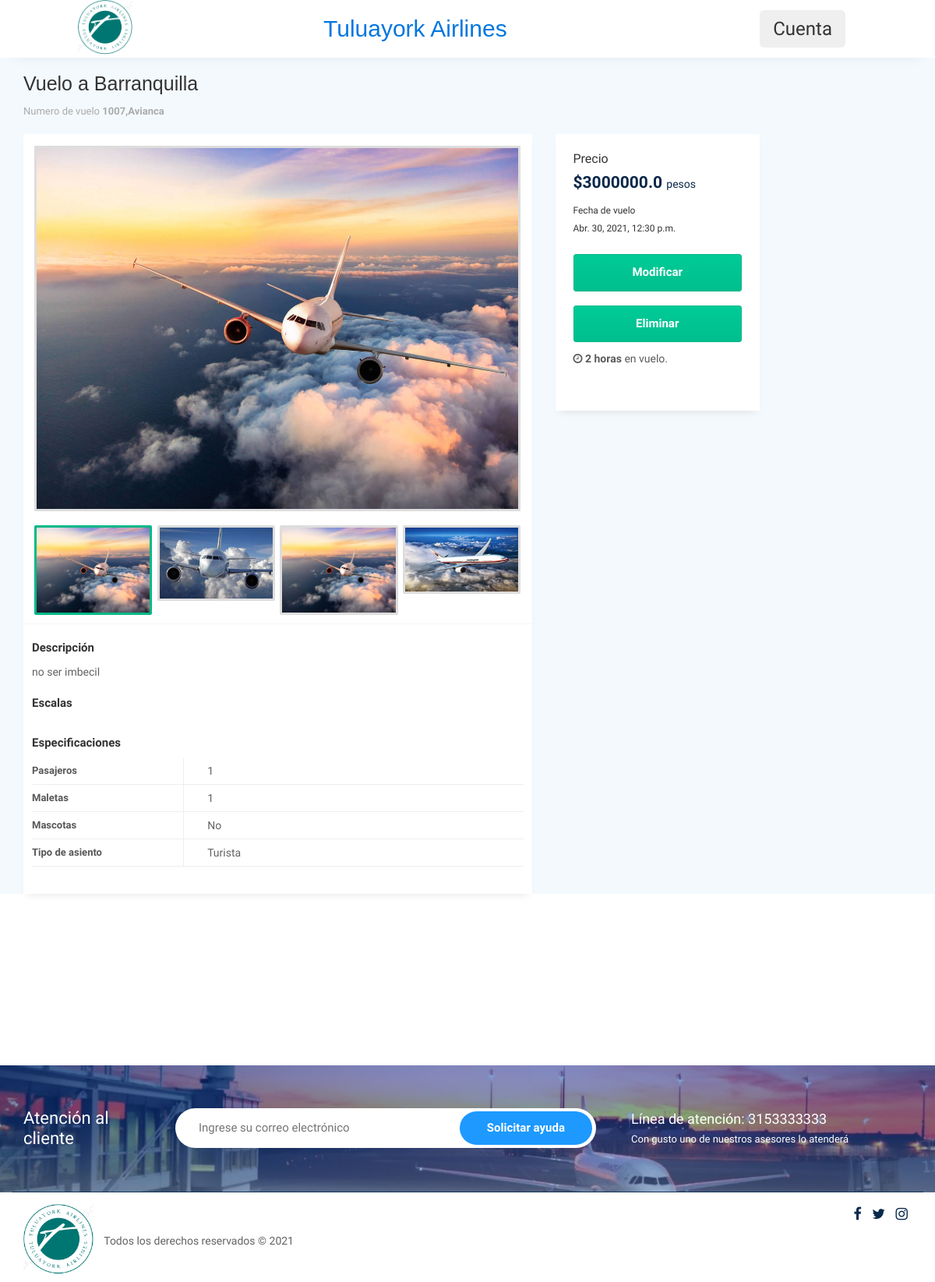
Screenshot of /admin-vuelo-1007 with the database file from the repository.
### vuelos/models.py (models this page shows, shortened)
class Vuelo(models.Model):
    id_vuelo = models.CharField(max_length=30,primary_key=True, verbose_name="id_vuelo")
    aerolinea = models.ForeignKey(Aerolinea,on_delete=models.CASCADE, verbose_name="aerolinea")
    destino = models.ForeignKey(Ciudades,on_delete=models.CASCADE)
    costo = models.FloatField(blank=False,null=False, verbose_name="costo")
    fecha = models.DateTimeField(blank=False,null=False)
    requisitos = models.TextField(null=False,blank=False)

class Ciudades(models.Model):
    postal = models.IntegerField(primary_key=True)
    nombre = models.CharField(max_length = 30,null=False)
    foto = models.ImageField(upload_to='vuelos/ciudades/',null = True, blank = True)
    def __str__(self):
        return self.nombre

class Aerolinea(models.Model):
    nombre = models.CharField(max_length=100,verbose_name="nombre")
    def __str__(self):
        return self.nombre

### vuelos/views.py (the view)
# urls.py: path('admin-vuelo-<str:id>', views.vuelo_admin, name='vuelo-admin'),
def vuelo_admin(request,id):
    vuelo = Vuelo.objects.get(pk=id)
    escalas = Escala.objects.filter(vuelo = id)
    context = {
            'vuelo':vuelo,
            'escalas':escalas
            }
    return render(request,'vuelos/vuelo_admin.html',context)

### vuelos/templates/vuelos/vuelo_admin.html (shortened to what this page needs)
{% extends 'vuelos/base.html' %}
{% load static %}
{% block content %}
      <div class="product-page-main">
         <div class="container">
            <div class="row">
               <div class="col-md-12">
                  <div class="prod-page-title">
                     <h2>Vuelo a {{vuelo.destino}}</h2>
                     <p>Numero de vuelo  <b> {{vuelo.id_vuelo}},{{vuelo.aerolinea}} </b> </p>
                  </div>
               </div>
            </div>
            <div class="row">
               <div class="col-md-7 col-sm-8">
                  <div class="md-prod-page">
                     <div class="md-prod-page-in">
                        <div class="page-preview">
                           <div class="preview">
                              <div class="preview-pic tab-content">
                                 <div class="tab-pane active" id="pi-1"><img src="{% static 'vuelos/images/lag-60.png' %}" alt="#" /></div>
                              </div>
                              <ul class="preview-thumbnail nav nav-tabs">
                                 <li class="active"><a data-target="#pic-1" data-toggle="tab"><img src="{% static 'vuelos/images/lag-60.png' %}" alt="#" /></a></li>
                                 <li><a data-target="#pic-2" data-toggle="tab"><img src="{% static 'vuelos/images/lag-61.png' %}" alt="#" /></a></li>
                                 <li><a data-target="#pic-3" data-toggle="tab"><img src="{% static 'vuelos/images/lag-60.png' %}" alt="#" /></a></li>
                                 <li><a data-target="#pic-4" data-toggle="tab"><img src="{% static 'vuelos/images/lag-63.png' %}" alt="#" /></a></li>
                              </ul>
                           </div>
                        </div>
                     </div>
                     <div class="description-box">
                        <div class="dex-a">
                           <h4>Descripción</h4>
			   <p>               {{vuelo.requisitos}}            </p>
                           <br>
                           <h4>Escalas</h4>
                        </div>
                        <div class="spe-a">
                           <h4>Especificaciones</h4>
                           <ul>
                              <li class="clearfix">
                                 <div class="col-md-4">
                                    <h5>Pasajeros</h5>
                                 </div>
                                 <div class="col-md-8">
                                    <p>1</p>
                                 </div>
                              </li>
                              <li class="clearfix">
                                 <div class="col-md-4">
                                    <h5>Maletas</h5>
                                 </div>
                                 <div class="col-md-8">
                                    <p>1</p>
                                 </div>
                              </li>
                              <li class="clearfix">
                                 <div class="col-md-4">
                                    <h5>Mascotas</h5>
                                 </div>
                                 <div class="col-md-8">
                                    <p>No</p>
                                 </div>
                              </li>
                              <li class="clearfix">
                                 <div class="col-md-4">
                                    <h5>Tipo de asiento</h5>
                                 </div>
                                 <div class="col-md-8">
                                    <p>Turista</p>
                                 </div>
                              </li>
                           </ul>
                        </div>
                     </div>
                  </div>
               </div>
               <div class="col-md-3 col-sm-12">
                  <div class="price-box-right">
                     <h4>Precio</h4>
		               <h3>${{vuelo.costo}} <span> pesos </span></h3>
                     <p>Fecha de vuelo</p>
                     <p>{{vuelo.fecha}}</p>
                     <a href="{% url 'vuelos:editar-vuelo' vuelo.id_vuelo %}">Modificar</a>
                     <a href="{% url 'vuelos:eliminar-vuelo' vuelo.id_vuelo%}">Eliminar</a>
                     <h5>
                        <i class="fa fa-clock-o" aria-hidden="true"></i> <strong>2 horas</strong> en vuelo.</h5>
                  </div>
               </div>
            </div>
         </div>
      </div>
      {% endblock %}

### vuelos/static/vuelos/css/style.css (style rules this page uses)
body { font-family: 'Raleway', sans-serif; font-weight: 400; margin: 0px; overflow-x: hidden; padding: 0px; }
h1, h2, h3, h4, h5 { margin: 0 }
h1, h2, h3, h4, h5, h6 { margin: 0px; padding: 0px; }
h2 { color: #0077e0; border: #113053; font-family: 'Gill Sans', 'Gill Sans MT', Calibri, 'Trebuchet MS', sans-serif; }
ul, ol { list-style: none; margin: 0px; padding: 0px; }
a, a:hover, a:focus { -webkit-text-decoration: none; -moz-text-decoration: none; -ms-text-decoration: none; -o-text-decoration: none; text-decoration: none; transition: ease all 0.5s; }
img { max-width: 100%; height: auto; }
.product-page-main { background: #f4f9fd; }
.prod-page-title { padding: 20px 0px; }
.prod-page-title h2 { font-size: 25px; font-weight: 400; color: #333333; padding-bottom: 12px; }
.prod-page-title p { margin: 0px; font-size: 13px; color: #ababab; }
.md-prod-page { -webkit-box-shadow: 0 6px 10px -5px rgba(0, 0, 0, 0.1); box-shadow: 0 6px 10px -5px rgba(0, 0, 0, 0.1); }
.md-prod-page-in { padding: 11px; background: #fff; border-bottom: 1px solid #f5f5f5; }
.preview { display: -webkit-box; display: -webkit-flex; display: -ms-flexbox; display: flex; -webkit-box-orient: vertical; -webkit-box-direction: normal; -webkit-flex-direction: column; -ms-flex-direction: column; flex-direction: column; }
.preview-pic { -webkit-box-flex: 1; -webkit-flex-grow: 1; -ms-flex-positive: 1; flex-grow: 1; }
.preview-thumbnail.nav-tabs { border: none; margin-top: 15px; }
.preview-thumbnail.nav-tabs li { width: 24%; margin: 0 0.5%; }
.preview-thumbnail.nav-tabs li img { max-width: 100%; display: block; }
.preview-thumbnail.nav-tabs li a { padding: 0; margin: 0; border-radius: 2px; border: 3px solid #ddd; }
.preview-thumbnail.nav-tabs li:last-of-type { margin-right: 0; }
.tab-content { overflow: hidden; }
.preview-pic.tab-content { border: 3px solid #ddd; width: 99%; margin: 0.5%; }
.tab-content img { width: 100%; -webkit-animation-name: opacity; animation-name: opacity; -webkit-animation-duration: .3s; animation-duration: .3s; }
.preview-thumbnail.nav-tabs li.active a { border: 3px solid #01b888; }
.description-box { padding-top: 22px; padding-left: 11px; padding-right: 11px; padding-bottom: 10px; background: #fff; }
.description-box h4 { font-size: 15px; font-weight: 700; padding-bottom: 10px; }
.description-box p { margin-bottom: 0px; font-size: 14px; color: #626262; line-height: 24px; }
.dex-a { padding-bottom: 25px; }
.description-box h5 { font-size: 13px; font-weight: 700; padding-bottom: 0px; line-height: 34px; color: #585858; border-right: 1px solid #eeeeee; }
.spe-a { padding-bottom: 25px; }
.spe-a ul { margin: 0px; padding: 0px; }
.spe-a ul li p { line-height: 34px; }
.spe-a ul li { border-bottom: 1px solid #eeeeee; }
.spe-a ul li .col-md-4 { padding-left: 0px; }
.price-box-right h4 { font-size: 16px; color: #333333; padding-bottom: 10px; }
.price-box-right h3 { font-weight: 700; font-size: 21px; color: #092749; padding-bottom: 16px; }
.price-box-right h3 span { font-size: 14px; font-weight: 400; }
.price-box-right p { margin: 0px; padding-bottom: 6px; font-size: 12px; }
.price-box-right { -webkit-box-shadow: 0 6px 10px -5px rgba(0, 0, 0, 0.1); box-shadow: 0 6px 10px -5px rgba(0, 0, 0, 0.1); padding: 23px; background: #fff; }
.price-box-right a { background: #00cb96; background: -moz-linear-gradient(top, #00cb96 0%, #00be8e 100%); background: -webkit-linear-gradient(top, #00cb96 0%, #00be8e 100%); background: linear-gradient(to bottom, #00cb96 0%, #00be8e 100%); filter: progid:DXImageTransform.Microsoft.gradient( startColorstr='#00cb96', endColorstr='#00be8e', GradientType=0); color: #fff; font-size: 15px; font-weight: 700; border: 1px solid #01b888; padding: 12px 0px; display: block; margin-top: 18px; border-radius: 3px; text-align: center; }
.price-box-right h5 { color: #5a5a5a; font-size: 14px; padding-top: 14px; padding-bottom: 35px; }

### rows the page displays
Vuelo: destino "Barranquilla", id_vuelo "1007", aerolinea "Avianca", requisitos "no ser imbecil", costo "3000000.0", fecha "Abr. 30, 2021, 12:30 p.m."
